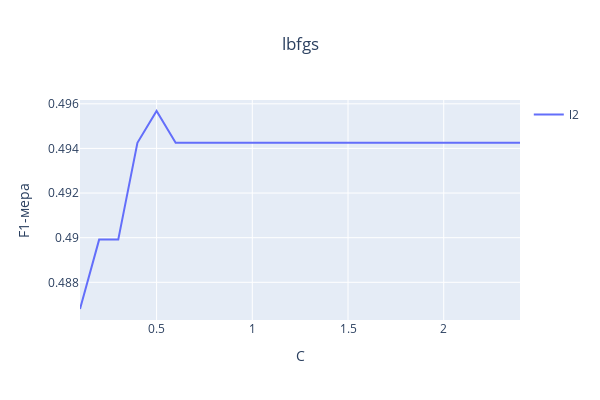
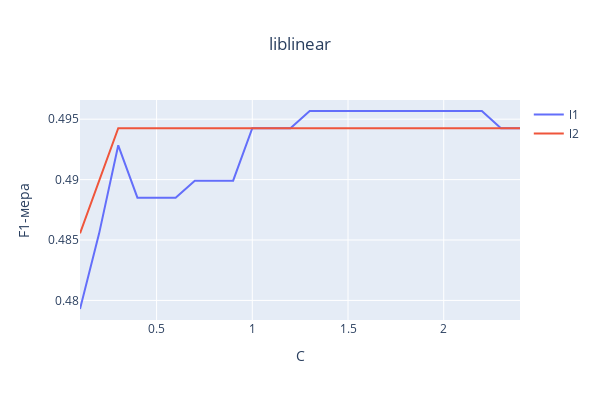
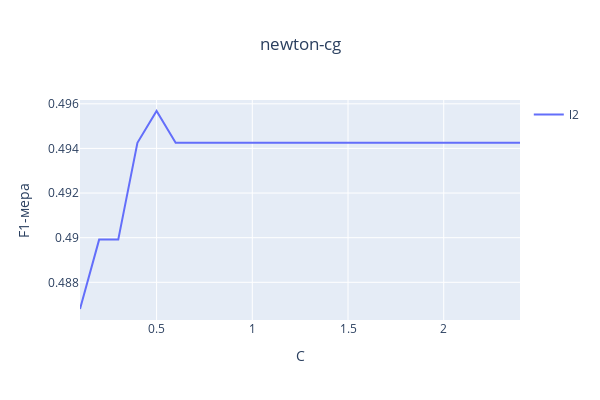

Source (notebook cell) for these figures, in order:
### Markdown cell above
**Критерии оценивания:**
- Задание выполнено верно, учтены все условия (**2 балла**): 
    * построена модель логистической регрессии, решающая поставленную задачу;
    * с помощью полученной модели сформированы предсказания на тренировочной и тестовой выборках;
    * приведён расчёт выбранной метрики на тренировочных и тестовых данных (метрика должна быть выбрана корректно);
    * приведён небольшой вывод по полученным результатам, в котором содержится ответ на поставленный в задании вопрос.

- Задание выполнено верно, но не приведён вывод по полученным результатам или вывод является неверным (**1 балл**).
- Задание выполнено неверно, не учтено несколько условий (**0 баллов**).

### Code cell
def show_figure_LogisticRegression_var(X_train, y_train, X_test, y_test, max_C):
    # Словарь алгоритмов оптимизации и поддерживаемых им способов регуляризации
    methods = {'lbfgs': ['l2'],
               'liblinear': ['l1', 'l2'],
               'newton-cg': ['l2'],
               'newton-cholesky': ['l2'],
               'sag': ['l2'],
               'saga': ['l1', 'l2']}
    # Вычисление и отображение на графике метрик
    for method in methods:
        fig = go.Figure()
        for regl in methods[method]:
            f1s = {}
            for c in np.arange(0.1, max_C, 0.1, dtype=np.float16):
                log_reg = linear_model.LogisticRegression(solver=method, #алгоритм оптимизации
                                                          penalty=regl,
                                                          C=c,
                                                          random_state=42, #генератор случайных чисел
                                                          max_iter=1000)
                # Обучаем модель, минимизируя logloss
                log_reg.fit(X_train, y_train)
                # Предсказание для тестовой выборки
                y_test_pred = log_reg.predict(X_test)
                f1s[c] = metrics.f1_score(y_test, y_test_pred)
            # Построение графиков
            fig.add_trace(go.Scatter(x=list(f1s.keys()),
                                     y=list(f1s.values()),
                                     showlegend=True,
                                     name=regl))
        fig.update_layout(autosize = False, width = 600, height = 400, title=method, title_x=0.5)
        fig.update_xaxes(title_text='C')
        fig.update_yaxes(title_text='F1-мера')
        fig.show()
        
        
show_figure_LogisticRegression_var(X_train_sc_std, y_train, X_test_sc_std, y_test, 2.5)

### Figure 1 — Plotly figure (JSON) as saved in the notebook; plotly's stock layout.template omitted (floating-point values rounded to 4 significant figures)
{"data": [{"name": "l2", "showlegend": true, "type": "scatter", "x": [0.09998, 0.2, 0.2998, 0.3999, 0.5, 0.5996, 0.6997, 0.7998, 0.8999, 1, 1.1, 1.199, 1.3, 1.399, 1.5, 1.6, 1.699, 1.8, 1.899, 2, 2.1, 2.199, 2.299, 2.398], "y": [0.4868, 0.4899, 0.4899, 0.4943, 0.4957, 0.4943, 0.4943, 0.4943, 0.4943, 0.4943, 0.4943, 0.4943, 0.4943, 0.4943, 0.4943, 0.4943, 0.4943, 0.4943, 0.4943, 0.4943, 0.4943, 0.4943, 0.4943, 0.4943]}], "layout": {"autosize": false, "height": 400, "title": {"text": "lbfgs", "x": 0.5}, "width": 600, "xaxis": {"title": {"text": "C"}}, "yaxis": {"title": {"text": "F1-мера"}}}}

### Figure 2 — Plotly figure (JSON) as saved in the notebook; plotly's stock layout.template omitted (floating-point values rounded to 4 significant figures)
{"data": [{"name": "l1", "showlegend": true, "type": "scatter", "x": [0.09998, 0.2, 0.2998, 0.3999, 0.5, 0.5996, 0.6997, 0.7998, 0.8999, 1, 1.1, 1.199, 1.3, 1.399, 1.5, 1.6, 1.699, 1.8, 1.899, 2, 2.1, 2.199, 2.299, 2.398], "y": [0.4793, 0.4855, 0.4928, 0.4885, 0.4885, 0.4885, 0.4899, 0.4899, 0.4899, 0.4943, 0.4943, 0.4943, 0.4957, 0.4957, 0.4957, 0.4957, 0.4957, 0.4957, 0.4957, 0.4957, 0.4957, 0.4957, 0.4943, 0.4943]}, {"name": "l2", "showlegend": true, "type": "scatter", "x": [0.09998, 0.2, 0.2998, 0.3999, 0.5, 0.5996, 0.6997, 0.7998, 0.8999, 1, 1.1, 1.199, 1.3, 1.399, 1.5, 1.6, 1.699, 1.8, 1.899, 2, 2.1, 2.199, 2.299, 2.398], "y": [0.4855, 0.4899, 0.4943, 0.4943, 0.4943, 0.4943, 0.4943, 0.4943, 0.4943, 0.4943, 0.4943, 0.4943, 0.4943, 0.4943, 0.4943, 0.4943, 0.4943, 0.4943, 0.4943, 0.4943, 0.4943, 0.4943, 0.4943, 0.4943]}], "layout": {"autosize": false, "height": 400, "title": {"text": "liblinear", "x": 0.5}, "width": 600, "xaxis": {"title": {"text": "C"}}, "yaxis": {"title": {"text": "F1-мера"}}}}

### Figure 3 — Plotly figure (JSON) as saved in the notebook; plotly's stock layout.template omitted (floating-point values rounded to 4 significant figures)
{"data": [{"name": "l2", "showlegend": true, "type": "scatter", "x": [0.09998, 0.2, 0.2998, 0.3999, 0.5, 0.5996, 0.6997, 0.7998, 0.8999, 1, 1.1, 1.199, 1.3, 1.399, 1.5, 1.6, 1.699, 1.8, 1.899, 2, 2.1, 2.199, 2.299, 2.398], "y": [0.4868, 0.4899, 0.4899, 0.4943, 0.4957, 0.4943, 0.4943, 0.4943, 0.4943, 0.4943, 0.4943, 0.4943, 0.4943, 0.4943, 0.4943, 0.4943, 0.4943, 0.4943, 0.4943, 0.4943, 0.4943, 0.4943, 0.4943, 0.4943]}], "layout": {"autosize": false, "height": 400, "title": {"text": "newton-cg", "x": 0.5}, "width": 600, "xaxis": {"title": {"text": "C"}}, "yaxis": {"title": {"text": "F1-мера"}}}}
